Frame 1 (no input): blank canvas, image omitted
Frame 60 (no input): blank canvas, image omitted
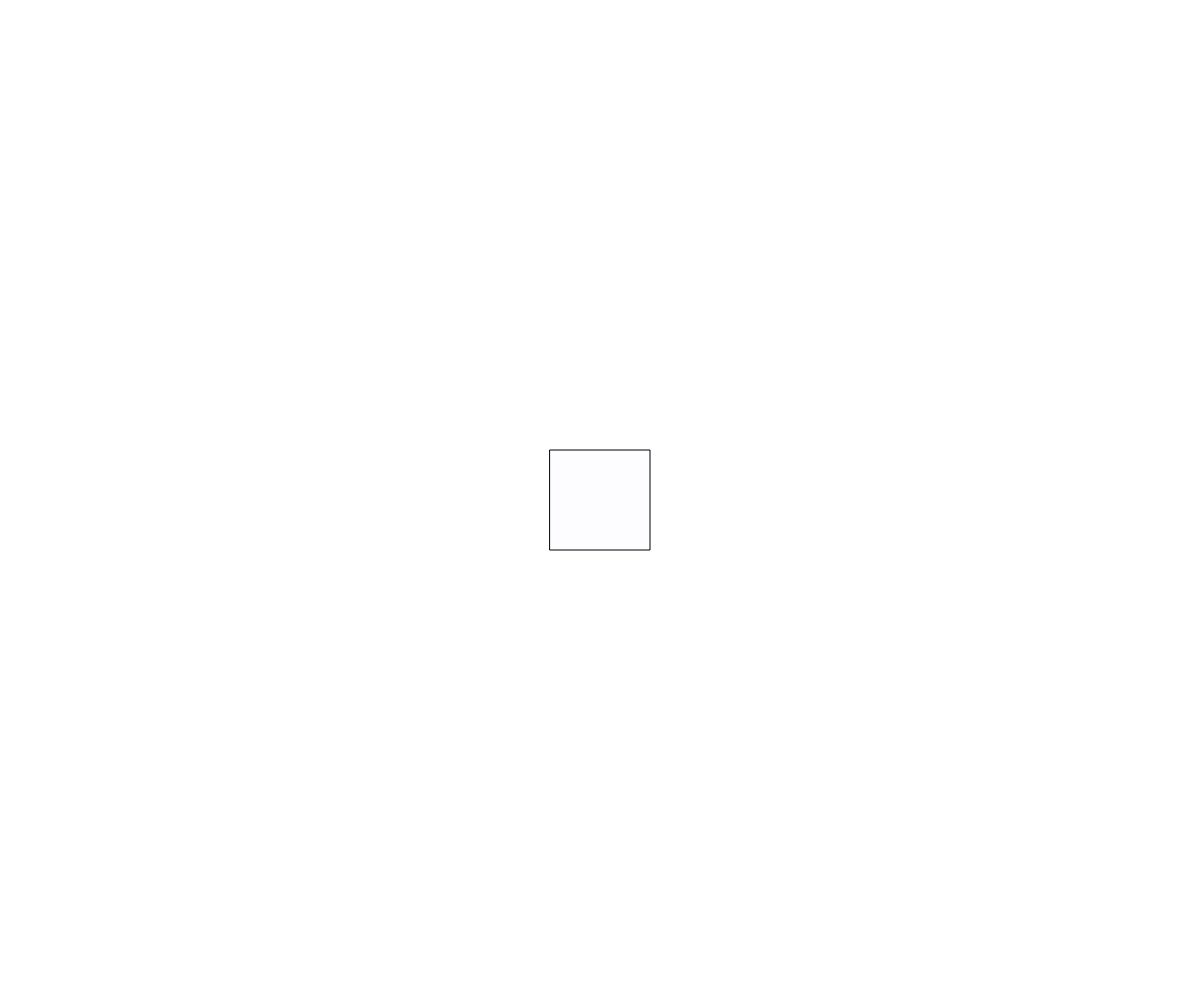
Frame 120 (the mouse pressed at the canvas centre since frame 60)

The p5.js sketch whose frames 1 and 60 were blank and that drew this single picture after the mouse press (run headless with seeded random() and noise() and a simulated clock; from frame 60 on, the mouse is pressed at the canvas centre):

// p5.js sketch
// ── sketch.js
let hubris = [];
let xLoc = [];
let yLoc = [];

function setup() {
  createCanvas(windowWidth, windowHeight);
}

function draw() {
  background(255)
  for (let test = 0; test < xLoc.length; test++) {
    fill(random(255),random(255),random(255),random(255))
    rect(xLoc[test] - 50, yLoc[test] - 50, 100, 100)
  }
}

function mousePressed() {
  if (mouseButton === LEFT) {
    append(xLoc, mouseX);
    append(yLoc, mouseY);
  }
}
